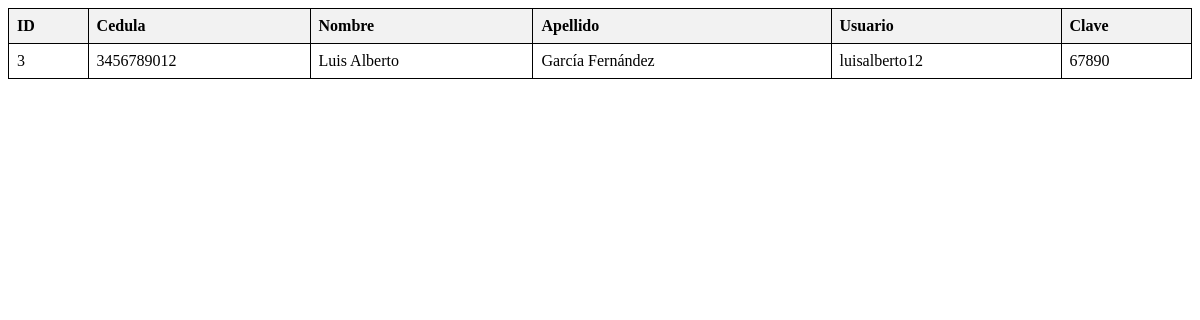
The app's page /vistas/ver.php?id=3 with its own data.
### tables this page shows
CREATE TABLE `persona` (
  `id` int(11) NOT NULL,
  `cedula` varchar(11) NOT NULL,
  `nombres` varchar(20) NOT NULL,
  `apellidos` varchar(50) NOT NULL,
  `usuario` varchar(50) NOT NULL,
  `clave` varchar(20) NOT NULL
);

### modelos/conexion.php (called while the page is built, shortened)
<?php
    Class Conexion{
        private $con;
        public function __construct(){
            $this -> host = "localhost";
            $this -> user = "root";
            $this -> pass = "";
            $this -> bd = "personas";
            $this -> con = mysqli_connect($this -> host, $this -> user, $this -> pass,$this -> bd);
        }
        public function consulta_retorno($sql){
            $consulta = mysqli_query($this -> con, $sql);
            return $consulta;
        }
    }
?>

### controladores/ctr_personas.php (called while the page is built, shortened)
<?php
    include_once("modelos/persona.php");
    class ControladorPersona{
        private $persona;
        public function __construct(){
            $this -> persona = new Persona();
        }
        public function ver($id){
            $this -> persona -> set("id", $id);
            return $this -> persona -> ver();
        }
    }
?>

### modelos/persona.php (called while the page is built, shortened)
<?php
    include_once("conexion.php");
    class Persona{
        private $id;
        private $con;
        public function __construct(){
            $this -> con = new Conexion();
        }
        public function set($atributo, $contenido){
            return $this -> $atributo = $contenido;
        }
        public function ver(){
            $sql = "SELECT * FROM persona WHERE id = {$this -> id}";
            $resultado = $this -> con -> consulta_retorno($sql);
            $reg = mysqli_fetch_assoc($resultado);
            return $reg;
        }
    }
?>

### vistas/ver.php (the view, shortened to what this page needs)
<?php
    $controlador = new ControladorPersona();
    if(isset($_GET["id"])){
        $registro = $controlador -> ver($_GET["id"]);
    } else {
        header("Location:index.php");
    }
?>
<head>
</head>
<body>
    <main>
        <div>
            <table>
                <thead>
                    <th>ID</th>
                    <th>Cedula</th>
                    <th>Nombre</th>
                    <th>Apellido</th>
                    <th>Usuario</th>
                    <th>Clave</th>
                </thead>
                <tbody>
                    <?php
                        echo "<td>" . $registro["id"] . "</td>";
                        echo "<td>" . $registro["cedula"] . "</td>";
                        echo "<td>" . $registro["nombres"] . "</td>";
                        echo "<td>" . $registro["apellidos"] . "</td>";
                        echo "<td>" . $registro["usuario"] . "</td>";
                        echo "<td>" . $registro["clave"] . "</td>";
                    ?>
                </tbody>
            </table>
        </div>
    </main>
</body>

### vistas/ver.php (style rules this page uses)
table { width: 100%; border-collapse: collapse; }
table, th, td { border: 1px solid black; }
th, td { padding: 8px; text-align: left; }
th { background-color: #f2f2f2; }

### records on screen
persona: id "3", cedula "3456789012", nombres "Luis Alberto", apellidos "García Fernández", usuario "luisalberto12", clave "67890"
